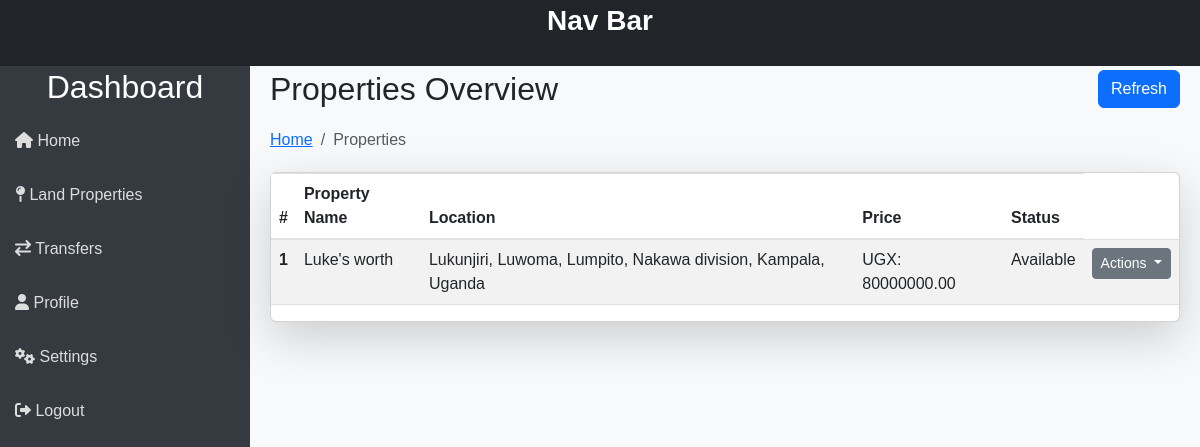
Page /properties/ (signed in) on the earlier database version.
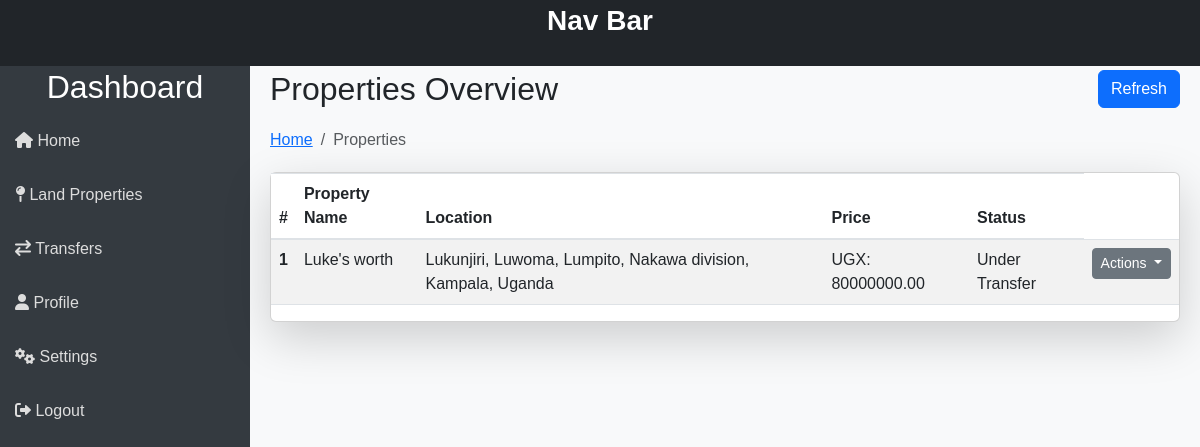
Same page on the later database version.
### properties/models.py (models this page shows, shortened)
class LandProperty(models.Model):
    name = models.CharField(max_length=255)
    PID = models.CharField(max_length=255, null=True)
    owner = models.ForeignKey(User, on_delete=models.CASCADE, related_name='properties')
    location = models.OneToOneField(Location, on_delete=models.SET_NULL, null=True)
    size = models.DecimalField(max_digits=10, decimal_places=2) # Area In Acres
    valuation = models.DecimalField(max_digits=15, decimal_places=2)
    status = models.IntegerField(default=1) # 0 Deleted, 1 Available, 2 Under Transfer
    added_by = models.ForeignKey(User, on_delete=models.CASCADE, related_name='added_properties')
    created_at = models.DateTimeField(auto_now_add=True)
    updated_at = models.DateTimeField(auto_now=True)

class Location(models.Model):
    village = models.CharField(max_length=255)
    parish = models.CharField(max_length=255)
    sub_county = models.CharField(max_length=255)
    county = models.CharField(max_length=255)
    district = models.CharField(max_length=255)
    country = models.CharField(max_length=255)
    status = models.IntegerField(default=1) # 0 Deleted, 1 Active
    created_at = models.DateTimeField(auto_now_add=True)
    updated_at = models.DateTimeField(auto_now=True)
    def __str__(self):
        return f"{self.village}, {self.parish}, {self.sub_county}, {self.county}, {self.district}, {self.country}"

### properties/views.py (the view)
# urls.py: path('', views.index, name='audits'),
def index(request):
    properties = LandProperty.objects.filter(owner=request.user)
    context = {
        'properties': properties
    }
    return render(request, 'properties/index.html', context)

### properties/templates/properties/index.html (shortened to what this page needs)
{% extends "templates/index.html" %}
{% block content %}
<div class="main-content">
    <div class="header">
        <h2>Properties Overview</h2>
        <button
            class="btn btn-primary"
            onclick="this.innerText='Loading...'; location.reload();"
        >
            Refresh
        </button>
    </div>
    <nav aria-label="breadcrumb">
        <ol class="breadcrumb">
            <li class="breadcrumb-item"><a href="{% url 'dashboard' %}">Home</a></li>
            <li class="breadcrumb-item active" aria-current="page">Properties</li>
        </ol>
    </nav>
    <div class="card bg-white shadow-lg">
        <table class="table table-striped">
            <thead>
                <tr>
                    <th scope="col">#</th>
                    <th scope="col">Property Name</th>
                    <th scope="col">Location</th>
                    <th scope="col">Price</th>
                    <th scope="col">Status</th>
                </tr>
            </thead>
            <tbody>
                {% for property in properties %}
                <tr>
                    <th scope="row">{{ forloop.counter }}</th>
                    <td>{{ property.name }}</td>
                    <td>{{ property.location }}</td>
                    <td>UGX: {{ property.valuation }}</td>
                    <td>
                        {% if property.status == 1 %}
                            Available
                        {% elif property.status == 2 %}
                            Under Transfer
                        {% else %}
                            Unknown Status
                        {% endif %}
                    </td>
                    <td>
                        <div class="dropdown">
                            <button class="btn btn-secondary btn-sm dropdown-toggle" type="button" id="actionDropdown{{ forloop.counter }}" data-bs-toggle="dropdown" aria-expanded="false">
                                Actions
                            </button>
                        </div>
                    </td>
                </tr>
                {% empty %}
                <tr>
                    <td colspan="6" class="text-center">No properties available.</td>
                </tr>
                {% endfor %}
            </tbody>
        </table>
    </div>
</div>
{% endblock %}

Differences in the rows shown:
changed LandProperty "Luke's worth": status "Available" → "Under Transfer"
